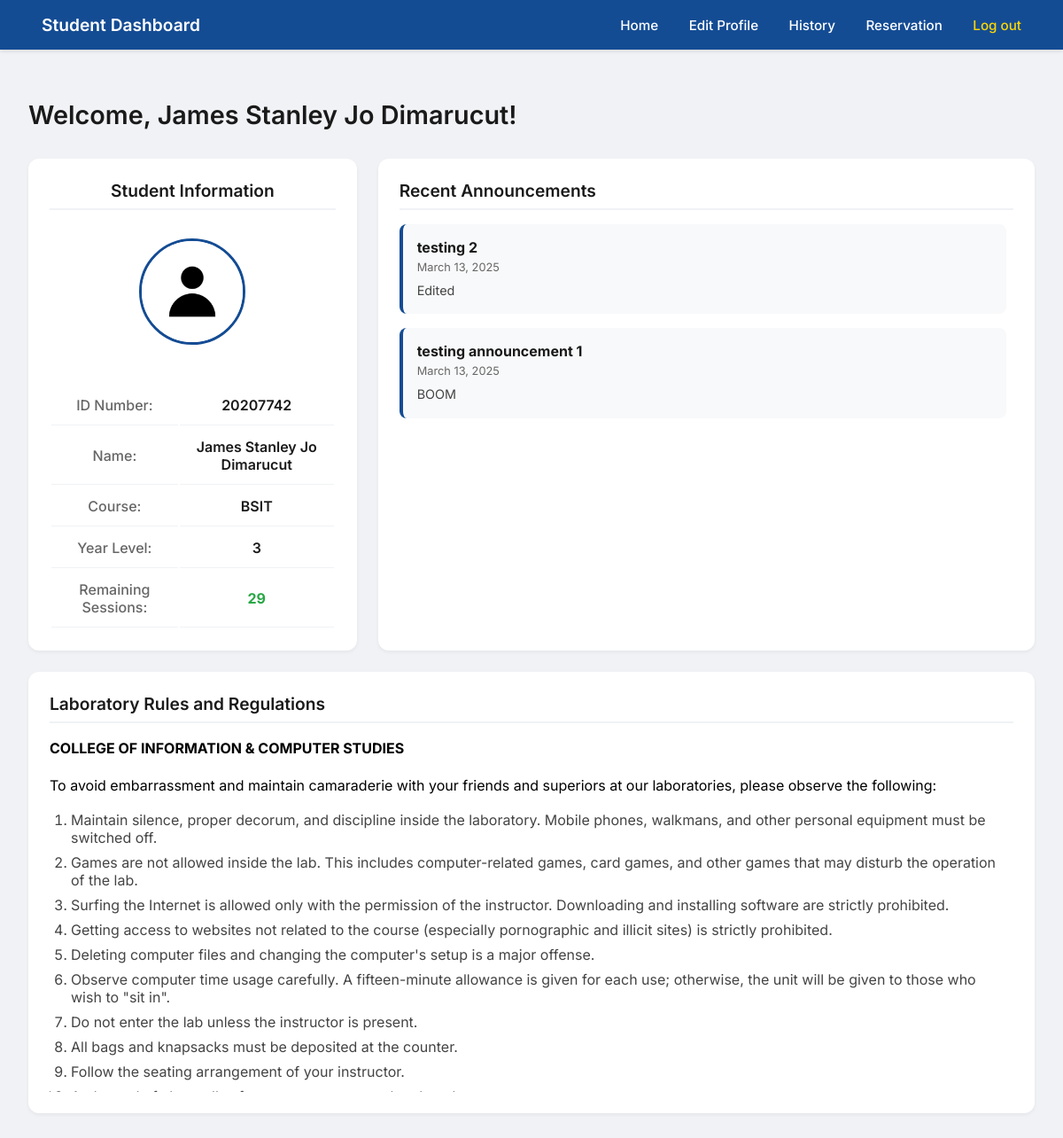
/dashboard.php (signed in), run on the app's committed database.
### tables this page shows
CREATE TABLE `register` (
  `IDNO` int(20) NOT NULL,
  `LASTNAME` varchar(255) NOT NULL,
  `FIRSTNAME` varchar(255) NOT NULL,
  `MIDNAME` varchar(255) NOT NULL,
  `COURSE` varchar(255) NOT NULL,
  `YEARLEVEL` int(11) NOT NULL,
  `USERNAME` varchar(255) NOT NULL,
  `PASSWORD` varchar(255) NOT NULL,
  `PROFILE_IMG` varchar(255) DEFAULT NULL,
  `remaining_sessions` int(11) DEFAULT 30
);

CREATE TABLE `announcements` (
  `id` int(11) NOT NULL,
  `title` varchar(255) NOT NULL,
  `content` text NOT NULL,
  `admin_username` varchar(50) NOT NULL,
  `date_posted` timestamp NOT NULL DEFAULT current_timestamp()
);

### dashboard.php (the view, shortened to what this page needs)
<?php
include("db.php");
$username = $_SESSION["username"];
$announcement_query = "SELECT title, content, date_posted FROM announcements ORDER BY date_posted DESC LIMIT 5";
$announcement_result = mysqli_query($con, $announcement_query);
$query = "SELECT IDNO, CONCAT(FIRSTNAME, ' ', MIDNAME, ' ', LASTNAME) AS full_name, COURSE, YEARLEVEL, PROFILE_IMG, remaining_sessions FROM register WHERE USERNAME = ?";
$stmt = mysqli_prepare($con, $query);
mysqli_stmt_bind_param($stmt, "s", $username);
mysqli_stmt_execute($stmt);
$result = mysqli_stmt_get_result($stmt);
if ($row = mysqli_fetch_assoc($result)) {
    $idno = htmlspecialchars($row["IDNO"]);
    $fullname = htmlspecialchars($row["full_name"]);
    $course = htmlspecialchars($row["COURSE"]);
    $year = htmlspecialchars($row["YEARLEVEL"]);
    $profile_img = !empty($row["PROFILE_IMG"]) ? htmlspecialchars($row["PROFILE_IMG"]) : "images/default.jpg";
    $remaining_sessions = $row["remaining_sessions"];
} else {
    $fullname = "User";
    $course = "Unknown";
    $year = "Unknown";
    $profile_img = "images/default.jpg";
    $remaining_sessions = 0;
}
?>
<!DOCTYPE html>
<html lang="en">
<head>
</head>
<body>
    <div class="navbar">
        <a href="#" style="font-size: 1.2rem; font-weight: 600;">Student Dashboard</a>
        <div>
            <a href="dashboard.php">Home</a>
            <a href="profile.php">Edit Profile</a>
            <a href="history.php">History</a>
            <a href="Reservation.php">Reservation</a>
            <a href="login.php" style="color: #ffd700;">Log out</a>
        </div>
    </div>
    <div class="main-container">
        <div class="dashboard-header">
            <h1>Welcome, <?php echo $fullname; ?>!</h1>
        </div>
        <div class="dashboard-grid">
            <div class="card profile-card">
                <h2>Student Information</h2>
                <img src="<?php echo $profile_img; ?>" alt="Profile Picture" class="profile-img">
                <table class="info-table">
                    <tr><td>ID Number:</td><td><?php echo $idno; ?></td></tr>
                    <tr><td>Name:</td><td><?php echo $fullname; ?></td></tr>
                    <tr><td>Course:</td><td><?php echo $course; ?></td></tr>
                    <tr><td>Year Level:</td><td><?php echo $year; ?></td></tr>
                    <tr>
                        <td>Remaining Sessions:</td>
                        <td style="<?php echo $remaining_sessions <= 5 ? 'color: #dc3545; font-weight: bold;' : 'color: #28a745; font-weight: bold;'; ?>">
                            <?php echo $remaining_sessions; ?>
                        </td>
                    </tr>
                </table>
            </div>
            <div class="card">
                <h2>Recent Announcements</h2>
                <div class="announcement-list">
                    <?php while ($announcement = mysqli_fetch_assoc($announcement_result)) { ?>
                        <div class="announcement">
                            <strong><?php echo htmlspecialchars($announcement["title"]); ?></strong>
                            <small><?php echo date("F j, Y", strtotime($announcement["date_posted"])); ?></small>
                            <p><?php echo nl2br(htmlspecialchars($announcement["content"])); ?></p>
                        </div>
                    <?php } ?>
                </div>
            </div>
        </div>
        <div class="card rules-card">
            <h2>Laboratory Rules and Regulations</h2>
            <div class="rules-list">
                <p><strong>COLLEGE OF INFORMATION & COMPUTER STUDIES</strong></p>
                <p>To avoid embarrassment and maintain camaraderie with your friends and superiors at our laboratories, please observe the following:</p>
                <ol>
                    <li>Maintain silence, proper decorum, and discipline inside the laboratory. Mobile phones, walkmans, and other personal equipment must be switched off.</li>
                    <li>Games are not allowed inside the lab. This includes computer-related games, card games, and other games that may disturb the operation of the lab.</li>
                    <li>Surfing the Internet is allowed only with the permission of the instructor. Downloading and installing software are strictly prohibited.</li>
                    <li>Getting access to websites not related to the course (especially pornographic and illicit sites) is strictly prohibited.</li>
                    <li>Deleting computer files and changing the computer's setup is a major offense.</li>
                    <li>Observe computer time usage carefully. A fifteen-minute allowance is given for each use; otherwise, the unit will be given to those who wish to "sit in".</li>
                    <li>Do not enter the lab unless the instructor is present.</li>
                    <li>All bags and knapsacks must be deposited at the counter.</li>
                    <li>Follow the seating arrangement of your instructor.</li>
                    <li>At the end of class, all software programs must be closed.</li>
                </ol>
            </div>
        </div>
    </div>
</body>
</html>

### dashboard.php (style rules this page uses)
* { margin: 0; padding: 0; box-sizing: border-box; font-family: 'Inter', sans-serif; }
body { background-color: #f0f2f5; margin: 0; padding: 0; }
.navbar { background-color: #144c94; padding: 1rem 2rem; display: flex; justify-content: space-between; align-items: center; box-shadow: 0 2px 4px rgba(0,0,0,0.1); position: fixed; top: 0; left: 0; right: 0; z-index: 1000; }
.navbar a { color: white; text-decoration: none; margin: 0 15px; font-size: 0.95rem; font-weight: 500; transition: color 0.3s ease; }
.main-container { margin-top: 80px; padding: 2rem; max-width: 1400px; margin-left: auto; margin-right: auto; }
.dashboard-header { margin-bottom: 2rem; }
.dashboard-header h1 { color: #1a1a1a; font-size: 1.8rem; font-weight: 600; margin-bottom: 0.5rem; }
.dashboard-grid { display: grid; grid-template-columns: 1fr 2fr; gap: 1.5rem; margin-bottom: 1.5rem; }
.card { background: white; padding: 1.5rem; border-radius: 12px; box-shadow: 0 2px 4px rgba(0,0,0,0.05); }
.profile-card { text-align: center; }
.profile-img { width: 120px; height: 120px; border-radius: 50%; object-fit: cover; border: 3px solid #144c94; margin: 1rem 0; }
.info-table { width: 100%; margin-top: 1.5rem; }
.info-table td { padding: 0.75rem; border-bottom: 1px solid #f0f2f5; }
.info-table td:first-child { color: #666; font-weight: 500; }
.info-table td:last-child { font-weight: 600; color: #1a1a1a; }
.card h2 { color: #1a1a1a; font-size: 1.2rem; font-weight: 600; margin-bottom: 1rem; padding-bottom: 0.5rem; border-bottom: 2px solid #f0f2f5; }
.announcement-list { max-height: 300px; overflow-y: auto; padding-right: 0.5rem; }
.announcement { padding: 1rem; background: #f8f9fa; margin-bottom: 1rem; border-radius: 8px; border-left: 4px solid #144c94; }
.announcement strong { display: block; font-size: 1rem; color: #1a1a1a; margin-bottom: 0.3rem; }
.announcement small { display: block; font-size: 0.8rem; color: #666; margin-bottom: 0.5rem; }
.announcement p { font-size: 0.9rem; color: #444; line-height: 1.5; }
.rules-card { margin-top: 1.5rem; }
.rules-list { max-height: 400px; overflow-y: auto; padding-right: 0.5rem; }
.rules-list p { margin-bottom: 1rem; line-height: 1.6; }
.rules-list ol { padding-left: 1.5rem; margin-bottom: 1rem; }
.rules-list li { margin-bottom: 0.5rem; color: #444; }

### data on the page
register: IDNO "20207742", COURSE "BSIT", YEARLEVEL "3", remaining_sessions "29"
announcements: title "testing 2", date_posted "March 13, 2025", content "Edited"
announcements: title "testing announcement 1", date_posted "March 13, 2025", content "BOOM"

### other printed values
$fullname "James Stanley Jo Dimarucut"
